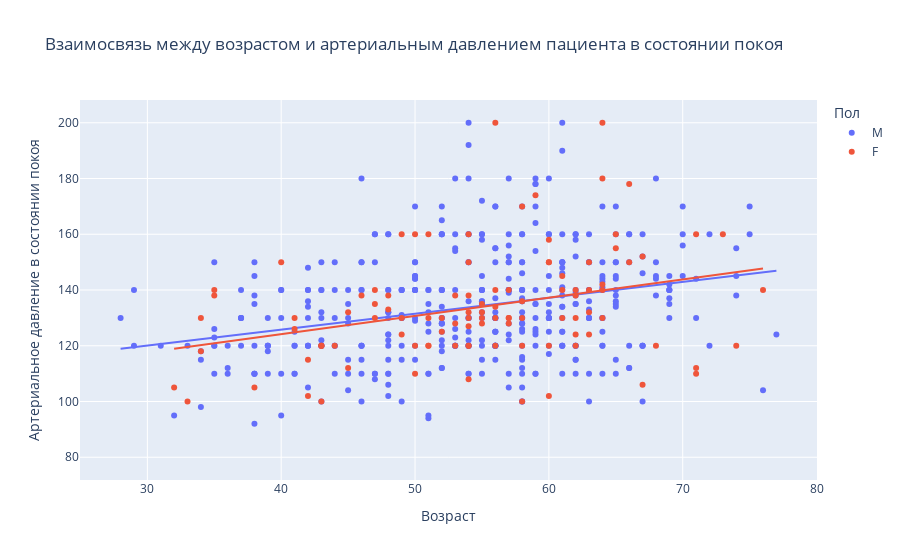

This figure's notebook cell:
### Code cell
# Создание графика рассеяния с регрессионной линией
fig = px.scatter(
    train, 
    x="age", 
    y="resting_bp", 
    color="sex",  # Используем цвет для различия пола
    title="Взаимосвязь между возрастом и артериальным давлением пациента в состоянии покоя",
    trendline="ols"  # Добавление линии тренда
)

# Настройка подписей осей
fig.update_layout(
    xaxis_title="Возраст",
    yaxis_title="Артериальное давление в состоянии покоя",
    legend_title="Пол"
)

# Установка сетки для улучшения читаемости
fig.update_xaxes(showgrid=True)
fig.update_yaxes(showgrid=True)

# Отображение графика
fig.show()

### Figure 1 — Plotly figure (JSON) as saved in the notebook; plotly's stock layout.template omitted (floating-point values rounded to 4 significant figures; data arrays with more than 128 entries replaced by an {"elided": "..."} marker saying what was removed)
{"data": [{"hovertemplate": "sex=M<br>age=%{x}<br>resting_bp=%{y}<extra></extra>", "legendgroup": "M", "marker": {"color": "#636efa", "symbol": "circle"}, "mode": "markers", "name": "M", "orientation": "v", "showlegend": true, "type": "scatter", "x": {"elided": "473 int values"}, "xaxis": "x", "y": {"elided": "473 int values"}, "yaxis": "y"}, {"hovertemplate": "<b>OLS trendline</b><br>resting_bp = 0.571148 * age + 102.941<br>R<sup>2</sup>=0.082078<br><br>sex=M<br>age=%{x}<br>resting_bp=%{y} <b>(trend)</b><extra></extra>", "legendgroup": "M", "marker": {"color": "#636efa", "symbol": "circle"}, "mode": "lines", "name": "M", "showlegend": false, "type": "scatter", "x": {"elided": "426 int values"}, "xaxis": "x", "y": {"elided": "426 float values"}, "yaxis": "y"}, {"hovertemplate": "sex=F<br>age=%{x}<br>resting_bp=%{y}<extra></extra>", "legendgroup": "F", "marker": {"color": "#EF553B", "symbol": "circle"}, "mode": "markers", "name": "F", "orientation": "v", "showlegend": true, "type": "scatter", "x": [42, 54, 54, 66, 55, 62, 56, 63, 43, 60, 67, 64, 56, 40, 59, 51, 49, 53, 50, 53, 58, 61, 57, 41, 60, 54, 71, 57, 50, null, 58, 67, 54, 46, 51, 34, 63, 33, 35, 62, null, 57, 74, 48, 55, 71, 73, 64, 54, 64, 54, 55, 76, 60, 52, 57, null, 54, 66, 43, 43, 34, 65, 51, 32, null, 56, 53, 71, 62, 54, 35, 47, 56, 63, 38, 48, 64, 61, null, 58, 55, 41, 60, 58, 49, 54, 58, 44, 65, 63, 64, 61, 47, 42, 60, 45, 68, 49, 51, null, null, 43, 47, 62, 56, 45, null, null, 52, 62, 50], "xaxis": "x", "y": [102, 138, 120, 150, 132, 120, 140, 132, 120, 158, 106, 130, 134, 150, 174, 120, 124, 128, 160, 138, 100, 130, 140, 130, 120, 130, 112, 128, 120, 100, 120, 152, 132, 138, 130, 130, 150, 100, 138, 124, 132, 130, 120, 133, 135, 160, 160, 180, 127, 200, 120, 128, 140, 150, 125, 130, 120, 160, 178, 100, 120, 118, 160, 160, 105, 110, 120, 120, 110, 140, 108, 140, 130, 130, 124, 105, 138, 140, 140, 110, 170, 130, 126, 102, 136, 130, 150, 130, 120, 155, 140, 142, 145, 140, 115, 150, 112, 120, 160, 120, 105, 138, 120, 135, 138, 200, 132, 110, 140, 130, 130, 110], "yaxis": "y"}, {"hovertemplate": "<b>OLS trendline</b><br>resting_bp = 0.654036 * age + 97.9717<br>R<sup>2</sup>=0.103437<br><br>sex=F<br>age=%{x}<br>resting_bp=%{y} <b>(trend)</b><extra></extra>", "legendgroup": "F", "marker": {"color": "#EF553B", "symbol": "circle"}, "mode": "lines", "name": "F", "showlegend": false, "type": "scatter", "x": [32, 33, 34, 34, 35, 35, 38, 40, 41, 41, 42, 42, 43, 43, 43, 43, 44, 45, 45, 46, 47, 47, 47, 48, 48, 49, 49, 49, 50, 50, 50, 51, 51, 51, 51, 52, 52, 53, 53, 53, 54, 54, 54, 54, 54, 54, 54, 54, 54, 55, 55, 55, 55, 56, 56, 56, 56, 56, 57, 57, 57, 57, 58, 58, 58, 58, 58, 59, 60, 60, 60, 60, 60, 61, 61, 61, 62, 62, 62, 62, 62, 63, 63, 63, 63, 64, 64, 64, 64, 64, 65, 65, 66, 66, 67, 67, 68, 71, 71, 71, 73, 74, 76], "xaxis": "x", "y": [118.9, 119.6, 120.2, 120.2, 120.9, 120.9, 122.8, 124.1, 124.8, 124.8, 125.4, 125.4, 126.1, 126.1, 126.1, 126.1, 126.7, 127.4, 127.4, 128.1, 128.7, 128.7, 128.7, 129.4, 129.4, 130.0, 130.0, 130.0, 130.7, 130.7, 130.7, 131.3, 131.3, 131.3, 131.3, 132.0, 132.0, 132.6, 132.6, 132.6, 133.3, 133.3, 133.3, 133.3, 133.3, 133.3, 133.3, 133.3, 133.3, 133.9, 133.9, 133.9, 133.9, 134.6, 134.6, 134.6, 134.6, 134.6, 135.3, 135.3, 135.3, 135.3, 135.9, 135.9, 135.9, 135.9, 135.9, 136.6, 137.2, 137.2, 137.2, 137.2, 137.2, 137.9, 137.9, 137.9, 138.5, 138.5, 138.5, 138.5, 138.5, 139.2, 139.2, 139.2, 139.2, 139.8, 139.8, 139.8, 139.8, 139.8, 140.5, 140.5, 141.1, 141.1, 141.8, 141.8, 142.4, 144.4, 144.4, 144.4, 145.7, 146.4, 147.7], "yaxis": "y"}], "layout": {"legend": {"title": {"text": "Пол"}, "tracegroupgap": 0}, "title": {"text": "Взаимосвязь между возрастом и артериальным давлением пациента в состоянии покоя"}, "xaxis": {"anchor": "y", "domain": [0, 1], "showgrid": true, "title": {"text": "Возраст"}}, "yaxis": {"anchor": "x", "domain": [0, 1], "showgrid": true, "title": {"text": "Артериальное давление в состоянии покоя"}}}}
